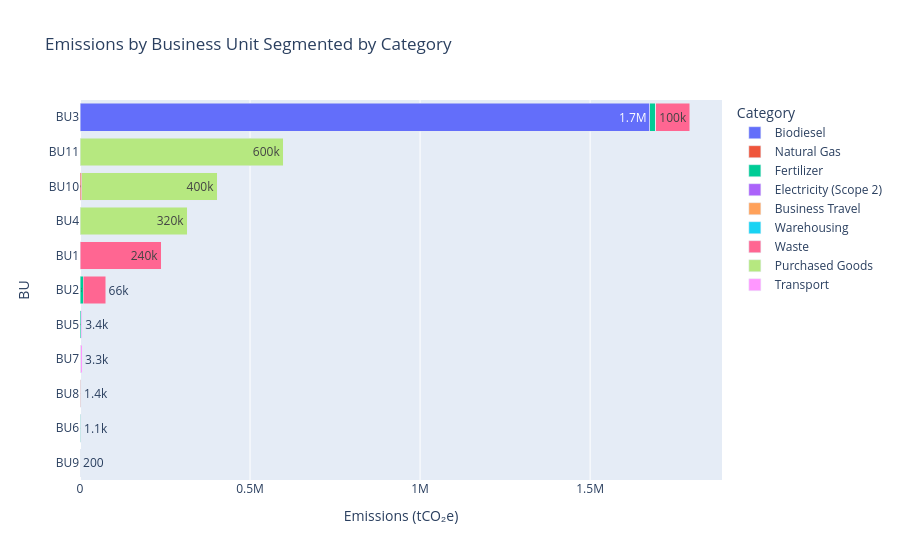

Here is the notebook cell this chart was saved with:
### Code cell
import plotly.express as px

# Calculate total emissions per BU for sorting
bu_order = (
    bu_category_df.groupby("BU")["Emissions (tCO2e)"]
    .sum()
    .sort_values(ascending=False)
    .index.tolist()
)

# Plot with custom BU order
fig_bu_cat = px.bar(
    bu_category_df,
    y="BU",
    x="Emissions (tCO2e)",
    color="Category",
    orientation="h",
    category_orders={"BU": bu_order},
    title="Emissions by Business Unit Segmented by Category",
    text_auto=".2s",
    labels={"Emissions (tCO2e)": "Emissions (tCO₂e)"}
)

fig_bu_cat.update_layout(barmode="stack")
fig_bu_cat.show()

### Figure 1 — Plotly figure (JSON) as saved in the notebook; plotly's stock layout.template omitted (floating-point values rounded to 4 significant figures)
{"data": [{"alignmentgroup": "True", "hovertemplate": "Category=Biodiesel<br>Emissions (tCO₂e)=%{x}<br>BU=%{y}<extra></extra>", "legendgroup": "Biodiesel", "marker": {"color": "#636efa", "pattern": {"shape": ""}}, "name": "Biodiesel", "offsetgroup": "Biodiesel", "orientation": "h", "showlegend": true, "textposition": "auto", "texttemplate": "%{x:.2s}", "type": "bar", "x": [1.106, 1.441, 0.3618, 2.684, 1675000.0, 3.916, 2.764, 1.96, 2.868, 1.92, 11.37], "xaxis": "x", "y": ["BU1", "BU10", "BU11", "BU2", "BU3", "BU4", "BU5", "BU6", "BU7", "BU8", "BU9"], "yaxis": "y"}, {"alignmentgroup": "True", "hovertemplate": "Category=Natural Gas<br>Emissions (tCO₂e)=%{x}<br>BU=%{y}<extra></extra>", "legendgroup": "Natural Gas", "marker": {"color": "#EF553B", "pattern": {"shape": ""}}, "name": "Natural Gas", "offsetgroup": "Natural Gas", "orientation": "h", "showlegend": true, "textposition": "auto", "texttemplate": "%{x:.2s}", "type": "bar", "x": [4497.0, 1912.0, 1862.0], "xaxis": "x", "y": ["BU10", "BU7", "BU8"], "yaxis": "y"}, {"alignmentgroup": "True", "hovertemplate": "Category=Fertilizer<br>Emissions (tCO₂e)=%{x}<br>BU=%{y}<extra></extra>", "legendgroup": "Fertilizer", "marker": {"color": "#00cc96", "pattern": {"shape": ""}}, "name": "Fertilizer", "offsetgroup": "Fertilizer", "orientation": "h", "showlegend": true, "textposition": "auto", "texttemplate": "%{x:.2s}", "type": "bar", "x": [9381.0, 17790.0, 3019.0, 1970.0], "xaxis": "x", "y": ["BU2", "BU3", "BU5", "BU6"], "yaxis": "y"}, {"alignmentgroup": "True", "hovertemplate": "Category=Electricity (Scope 2)<br>Emissions (tCO₂e)=%{x}<br>BU=%{y}<extra></extra>", "legendgroup": "Electricity (Scope 2)", "marker": {"color": "#ab63fa", "pattern": {"shape": ""}}, "name": "Electricity (Scope 2)", "offsetgroup": "Electricity (Scope 2)", "orientation": "h", "showlegend": true, "textposition": "auto", "texttemplate": "%{x:.2s}", "type": "bar", "x": [933.3, 1395.0, 196.7], "xaxis": "x", "y": ["BU7", "BU8", "BU9"], "yaxis": "y"}, {"alignmentgroup": "True", "hovertemplate": "Category=Business Travel<br>Emissions (tCO₂e)=%{x}<br>BU=%{y}<extra></extra>", "legendgroup": "Business Travel", "marker": {"color": "#FFA15A", "pattern": {"shape": ""}}, "name": "Business Travel", "offsetgroup": "Business Travel", "orientation": "h", "showlegend": true, "textposition": "auto", "texttemplate": "%{x:.2s}", "type": "bar", "x": [24.84, 3.139, 1.946], "xaxis": "x", "y": ["BU1", "BU2", "BU3"], "yaxis": "y"}, {"alignmentgroup": "True", "hovertemplate": "Category=Warehousing<br>Emissions (tCO₂e)=%{x}<br>BU=%{y}<extra></extra>", "legendgroup": "Warehousing", "marker": {"color": "#19d3f3", "pattern": {"shape": ""}}, "name": "Warehousing", "offsetgroup": "Warehousing", "orientation": "h", "showlegend": true, "textposition": "auto", "texttemplate": "%{x:.2s}", "type": "bar", "x": [407.2, 23.85, 30.86], "xaxis": "x", "y": ["BU1", "BU2", "BU3"], "yaxis": "y"}, {"alignmentgroup": "True", "hovertemplate": "Category=Waste<br>Emissions (tCO₂e)=%{x}<br>BU=%{y}<extra></extra>", "legendgroup": "Waste", "marker": {"color": "#FF6692", "pattern": {"shape": ""}}, "name": "Waste", "offsetgroup": "Waste", "orientation": "h", "showlegend": true, "textposition": "auto", "texttemplate": "%{x:.2s}", "type": "bar", "x": [238400.0, 65850.0, 100500], "xaxis": "x", "y": ["BU1", "BU2", "BU3"], "yaxis": "y"}, {"alignmentgroup": "True", "hovertemplate": "Category=Purchased Goods<br>Emissions (tCO₂e)=%{x}<br>BU=%{y}<extra></extra>", "legendgroup": "Purchased Goods", "marker": {"color": "#B6E880", "pattern": {"shape": ""}}, "name": "Purchased Goods", "offsetgroup": "Purchased Goods", "orientation": "h", "showlegend": true, "textposition": "auto", "texttemplate": "%{x:.2s}", "type": "bar", "x": [398700.0, 598000.0, 315500.0], "xaxis": "x", "y": ["BU10", "BU11", "BU4"], "yaxis": "y"}, {"alignmentgroup": "True", "hovertemplate": "Category=Transport<br>Emissions (tCO₂e)=%{x}<br>BU=%{y}<extra></extra>", "legendgroup": "Transport", "marker": {"color": "#FF97FF", "pattern": {"shape": ""}}, "name": "Transport", "offsetgroup": "Transport", "orientation": "h", "showlegend": true, "textposition": "auto", "texttemplate": "%{x:.2s}", "type": "bar", "x": [3445.0, 1122.0, 3303.0], "xaxis": "x", "y": ["BU5", "BU6", "BU7"], "yaxis": "y"}], "layout": {"barmode": "stack", "legend": {"title": {"text": "Category"}, "tracegroupgap": 0}, "title": {"text": "Emissions by Business Unit Segmented by Category"}, "xaxis": {"anchor": "y", "domain": [0, 1], "title": {"text": "Emissions (tCO₂e)"}}, "yaxis": {"anchor": "x", "categoryarray": ["BU9", "BU6", "BU8", "BU7", "BU5", "BU2", "BU1", "BU4", "BU10", "BU11", "BU3"], "categoryorder": "array", "domain": [0, 1], "title": {"text": "BU"}}}}
